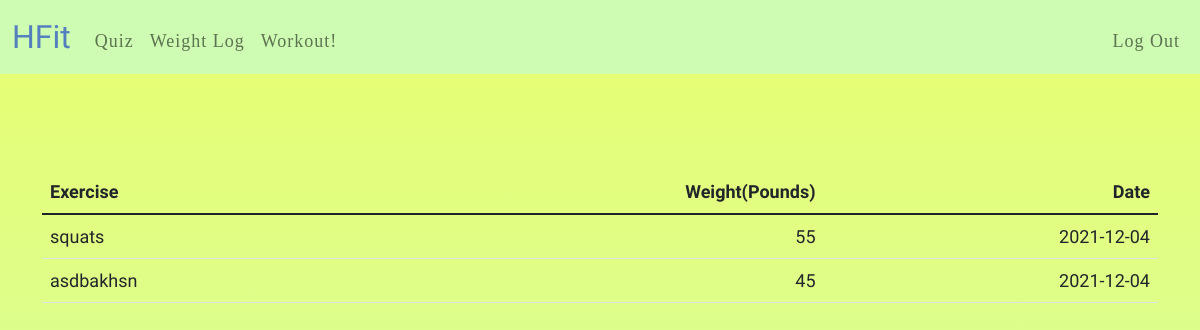
The page /weight-log (signed in) on the database as committed earlier.
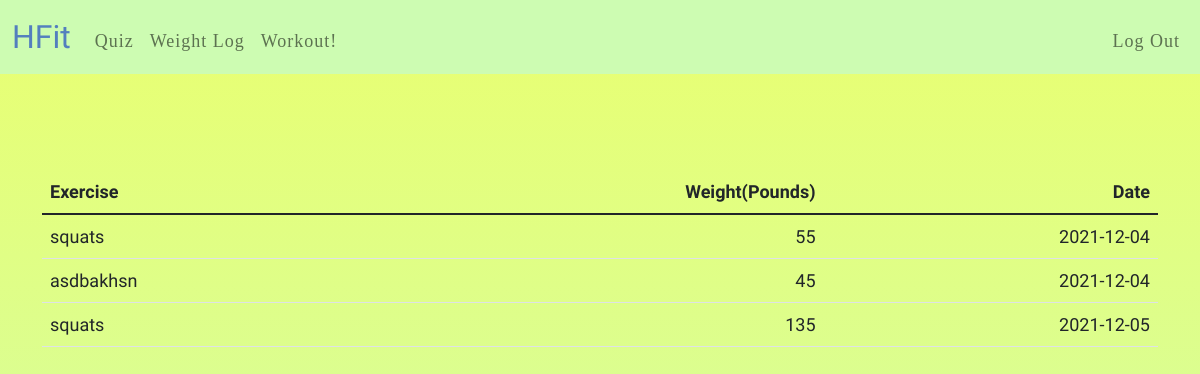
The same page on the database as committed later.
### tables this page shows
CREATE TABLE "weightLog" (
	"id"	INTEGER UNIQUE,
	"userId"	INTEGER NOT NULL,
	"exercise"	TEXT NOT NULL,
	"weight"	NUMERIC NOT NULL,
	"date"	NUMERIC NOT NULL,
	PRIMARY KEY("id" AUTOINCREMENT)
);

### app.py (the view)
@app.route("/weight-log")
def weightLog():
    logs= db.execute("SELECT exercise, weight, date FROM weightLog WHERE userId=?", session['user_id'])
    return render_template ("weight-log.html", logs=logs)

### templates/weight-log.html (shortened to what this page needs)
{% extends "homepage.html" %}
{% block main %}
<main class="container py-5 text-center">
    <table class = "table tablestriped">
        <thead>
            <tr>
                <th class="text-start">Exercise</th>
                <th class="text-end">Weight(Pounds)</th>
                <th class="text-end">Date</th>
            </tr>
        </head>
        <tbody>
            {% for log in logs %}
            <tr>
                <td class="text-start">{{log['exercise']}}</td>
                <td class="text-end">{{log['weight']}}</td>
                <td class="text-end">{{log['date']}}</td>
            </tr>
            {% endfor%}
        </tbody>
    </table>
</main>
{% endblock %}

### templates/homepage.html (shortened to what this page needs)
<!DOCTYPE html>
<html lang="en">
    <head>
        <link href="https://cdn.jsdelivr.net/npm/bootstrap@5.1.3/dist/css/bootstrap.min.css" rel="stylesheet">
        <link href="/static/styles.css" rel="stylesheet">
    </head>
    <body class = "font">
        <nav class="navbar  navbar-expand-md navbar-light" style="background-color: #cdfcb2;">
            <div class="container-fluid" >
                <a class="navbar-brand" href="/"><span  class="blue">HFit</span></a>
                <div class="collapse navbar-collapse" id="navbar">
                    {% if session["user_id"] %}
                        <ul class="navbar-nav me-auto mt-2">
                            <li class="nav-item"><a class="nav-link" href="/quiz">Quiz</a></li>
                            <li class="nav-item"><a class="nav-link" href="/weight-log">Weight Log</a></li>
                            <li class="nav-item"><a class="nav-link" href="/home">Workout!</a></li>
                        </ul>
                        <ul class="navbar-nav ms-auto mt-2">
                            <li class="nav-item"><a class="nav-link" href="/logout">Log Out</a></li>
                        </ul>
                    {% else %}
                        <ul class="navbar-nav ms-auto mt-2">
                            <li class="nav-item"><a class="nav-link" href="/register">Register</a></li>
                            <li class="nav-item"><a class="nav-link" href="/login">Log In</a></li>
                        </ul>
                    {% endif %}
                </div>
            </div>
        </nav>
        <main class="container-fluid py-5 text-center">
            {% block main %}{% endblock %}
        </main>
    </body>
</html>

### static/styles.css (style rules this page uses)
nav .navbar-brand { font-size: xx-large; }
nav .navbar-brand .blue { color: #537fbe; }
html, body { background-repeat:no-repeat; background-image: -webkit-gradient(linear, left top, left bottom, from(#e9ff70), to(#cdfcb2)); background-attachment:fixed; }
.font { font-family: 'Gamja Flower', cursive; font-size: large; }
li { color: #2c3e50; font-size: 18px; line-height: 30px; text-align: justify; letter-spacing: 1px; font-family: 'Raleway', serif; }

Rows that differ between the two databases and show on the page:
added weightLog: exercise "squats", weight "135", date "2021-12-05"
